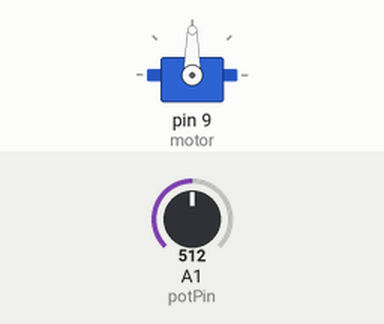
Simulated run of this sketch. Board: Arduino Uno, built with avr-gcc and run on an emulated ATmega328P. On the bench: servo. The test bench sets the inputs (shaded band); at power-on: A1 (potPin) = 512.

Above: at 1.2 s.
1.3 s: A1 (potPin) set to 716
At 1.6 s:
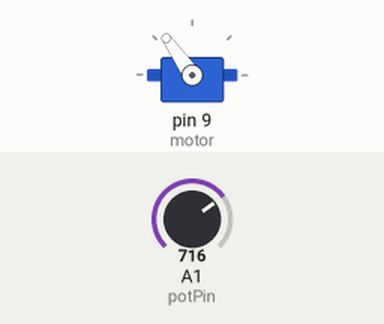
2.8 s: A1 (potPin) set to 900
At 4.0 s:
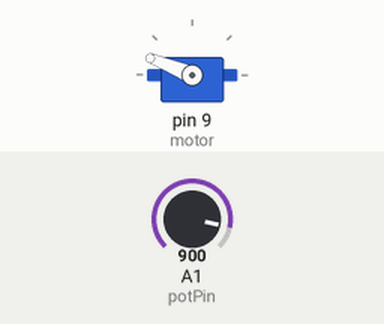
4.3 s: A1 (potPin) set to 1023
At 5.3 s:
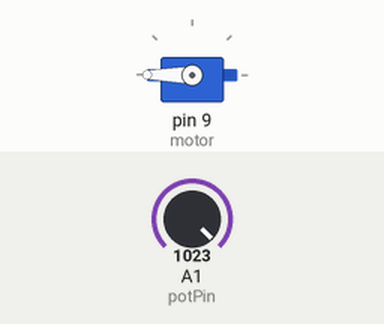
5.8 s: A1 (potPin) set to 306
At 6.6 s:
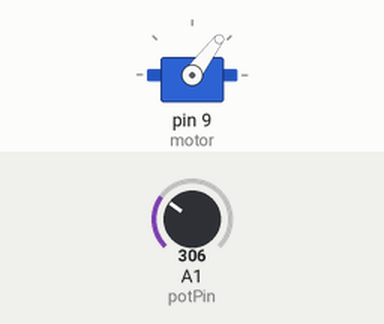
7.3 s: A1 (potPin) set to 122
At 7.9 s:
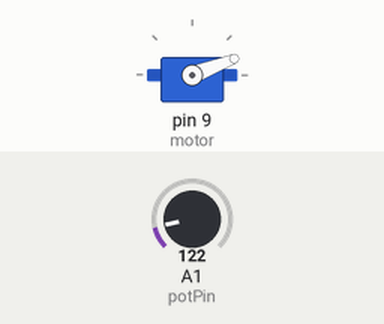
Timing chart, 0 to 9.8 s (numbered marks = the images above; inputs shaded):
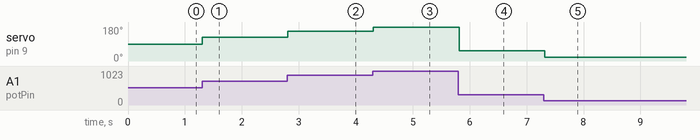

The sketch:

pot__le_servo_hareket_.ino
```cpp
#include <Servo.h>

Servo motor;

int potPin = A1;
int deger;

void setup()
{
  motor.attach(9);
  pinMode(A1, INPUT);
}

void loop()
{
  deger = analogRead(potPin);
  deger = map(deger, 0, 1023, 0, 180);
  motor.write(deger);
  delay(100);
}
```

Measured:
- after the input at 1.3 s, servo on pin 9 (motor): 90° → 125° at once
- after the input at 2.8 s, servo on pin 9 (motor): 125° → 158° at once
- after the input at 4.3 s, servo on pin 9 (motor): 158° → 180° at once
- after the input at 5.8 s, servo on pin 9 (motor): 180° → 53° at once
- after the input at 7.3 s, servo on pin 9 (motor): 53° → 21° at once
